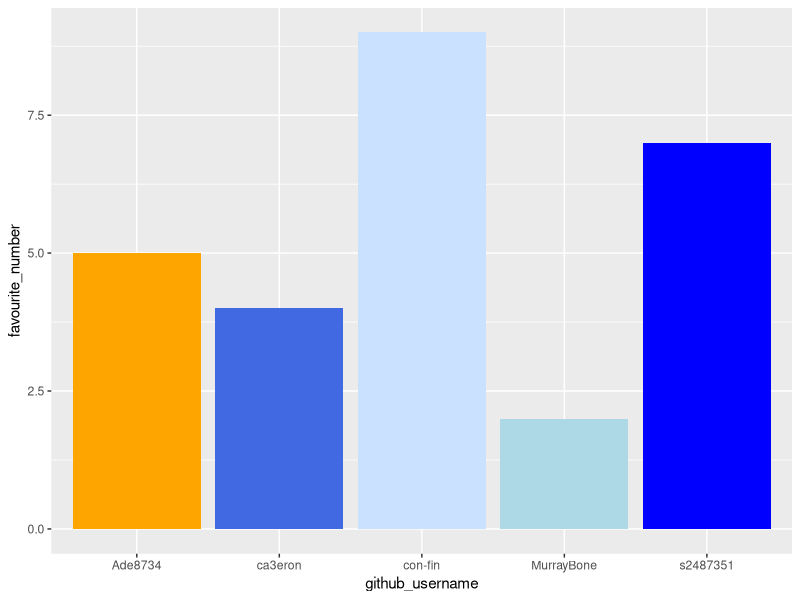
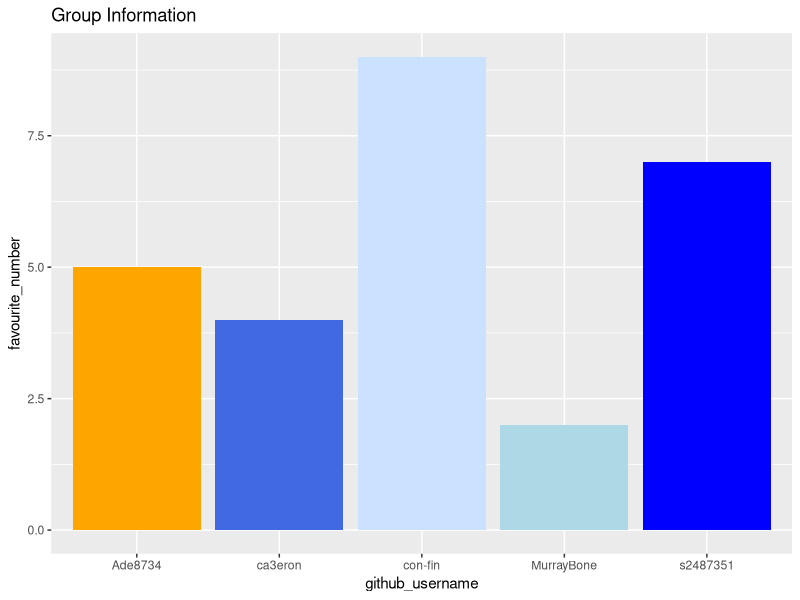
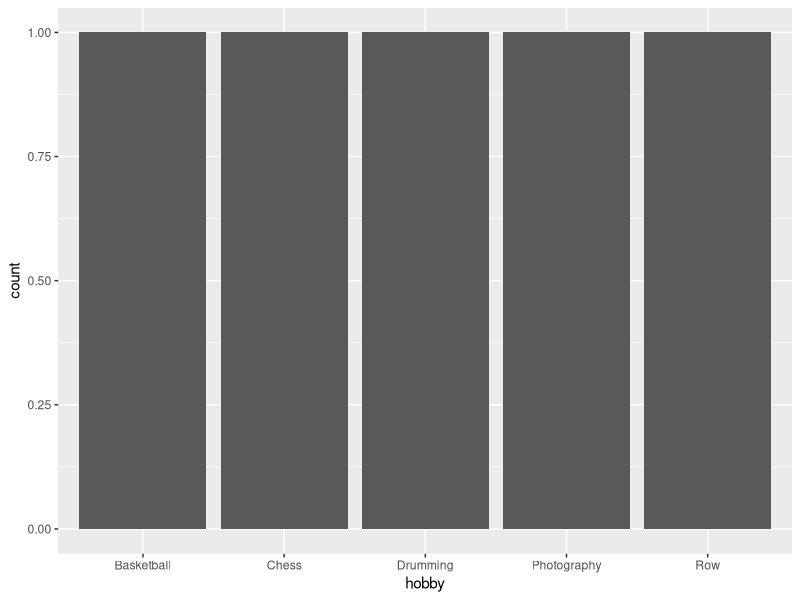

Reproduce these figures in R, in order.
## ---- chunk 1
library(tidyverse) 
## ---- chunk 2
team_data <- tibble(
  name = c("Cameron", "Connor", "Max", 
           "Ade", "Murray"),
  github_username = c("ca3eron", "con-fin", "s2487351", 
                      "Ade8734", "MurrayBone"), 
  colour = c("royalblue", "lightsteelblue1", "blue", 
             "orange", "lightblue"),
  hobby = c("Photography", "Drumming", "Chess", 
            "Basketball", "Row"),
  favourite_number = c(4, 9, 7, 5, 2)
  )

team_data
## ---- chunk 3
p1 <- ggplot(data = team_data, 
             mapping = aes(x = github_username, 
                           y = favourite_number,
                           fill = colour), 
             ) +
   geom_col() +
   scale_fill_identity()
p1
## ---- chunk 4
p1 + labs(x = "github_username", 
          y = "favourite_number",
          title = "Group Information")
## ---- chunk 5
p2 <- ggplot(team_data, aes(x = hobby)) +
  geom_bar()
p2
